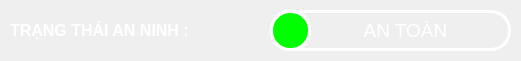
                      <widget class="QFrame" name="frame_13">
                       <property name="geometry">
                        <rect>
                         <x>100</x>
                         <y>420</y>
                         <width>521</width>
                         <height>61</height>
                        </rect>
                       </property>
                       <property name="styleSheet">
                        <string notr="true">border-radius: 20px;
background-image: url(:/images/images/images/nen2.png);
</string>
                       </property>
                       <property name="frameShape">
                        <enum>QFrame::StyledPanel</enum>
                       </property>
                       <property name="frameShadow">
                        <enum>QFrame::Raised</enum>
                       </property>
                       <widget class="QFrame" name="frame_6">
                        <property name="geometry">
                         <rect>
                          <x>270</x>
                          <y>10</y>
                          <width>241</width>
                          <height>41</height>
                         </rect>
                        </property>
                        <property name="styleSheet">
                         <string notr="true">border: 3px solid rgb(255, 255, 255);
border-radius: 20px;
background: none;</string>
                        </property>
                        <property name="frameShape">
                         <enum>QFrame::StyledPanel</enum>
                        </property>
                        <property name="frameShadow">
                         <enum>QFrame::Raised</enum>
                        </property>
                        <widget class="QLabel" name="label_2">
                         <property name="geometry">
                          <rect>
                           <x>50</x>
                           <y>0</y>
                           <width>171</width>
                           <height>41</height>
                          </rect>
                         </property>
                         <property name="styleSheet">
                          <string notr="true">border: none;
background-image: url(:/images/images/images/nentrongsuot.png);
font: 75 10pt &quot;#9Slide03 Cabin Bold&quot;;</string>
                         </property>
                         <property name="text">
                          <string>&lt;html&gt;&lt;head/&gt;&lt;body&gt;&lt;p align=&quot;center&quot;&gt;&lt;span style=&quot; font-size:14pt; color:#ffffff;&quot;&gt;AN TOÀN&lt;/span&gt;&lt;/p&gt;&lt;/body&gt;&lt;/html&gt;</string>
                         </property>
                        </widget>
                        <widget class="QLabel" name="label_6">
                         <property name="geometry">
                          <rect>
                           <x>0</x>
                           <y>0</y>
                           <width>41</width>
                           <height>41</height>
                          </rect>
                         </property>
                         <property name="styleSheet">
                          <string notr="true">background-color: rgb(0, 255, 0);
border: 3px solid rgb(255, 255, 255);
border-radius: 20px;</string>
                         </property>
                         <property name="text">
                          <string/>
                         </property>
                        </widget>
                       </widget>
                       <widget class="QLabel" name="label_3">
                        <property name="geometry">
                         <rect>
                          <x>10</x>
                          <y>0</y>
                          <width>251</width>
                          <height>61</height>
                         </rect>
                        </property>
                        <property name="styleSheet">
                         <string notr="true">border:none;
border-radius: 20px;
font: 75 10pt &quot;#9Slide03 Cabin Bold&quot;;</string>
                        </property>
                        <property name="text">
                         <string>&lt;html&gt;&lt;head/&gt;&lt;body&gt;&lt;p&gt;&lt;span style=&quot; font-size:12pt; font-weight:600; color:#ffffff;&quot;&gt;TRẠNG THÁI AN NINH :&lt;/span&gt;&lt;/p&gt;&lt;/body&gt;&lt;/html&gt;</string>
                        </property>
                       </widget>
                      </widget>
